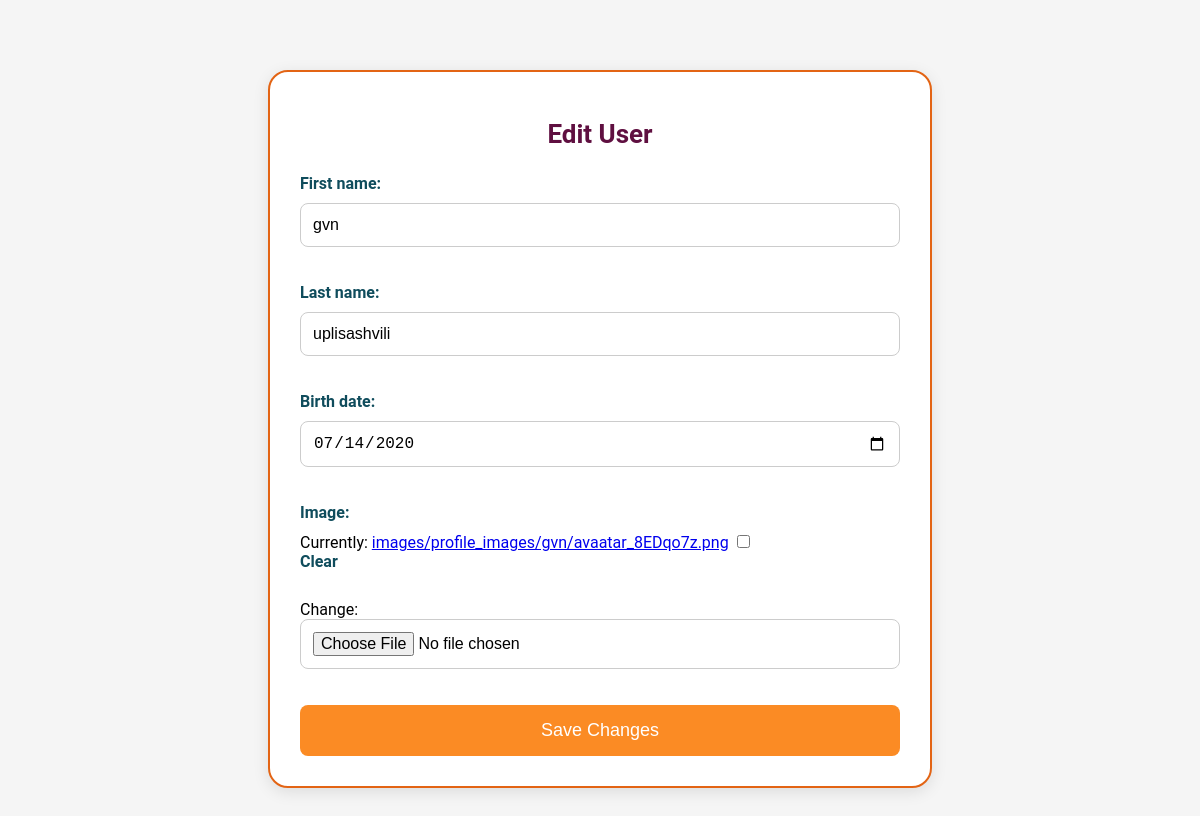
/user/edit/11/, run on the app's committed database.
### users/models.py (models this page shows, shortened)
class CustomUser(models.Model):
    objects = None
    first_name = models.CharField(max_length=100)
    last_name = models.CharField(max_length=100)
    birth_date = models.DateField()
    image = models.ImageField(upload_to=user_directory_path, null=True, blank=True)

### users/views.py (the view)
# urls.py: path('edit/<int:user_id>/', views.edit_user, name='edit_user'),
def edit_user(request, user_id):
    user = get_object_or_404(CustomUser, id=user_id)
    if request.method == 'POST':
        form = CustomUserForm(request.POST, request.FILES, instance=user)
        if form.is_valid():
            form.save()
            return redirect('user_list')
    else:
        form = CustomUserForm(instance=user)
    return render(request, 'users/edit_user.html', {'form': form, 'user': user})

### users/forms.py
class CustomUserForm(forms.ModelForm):
    class Meta:
        model = CustomUser
        fields = ['first_name', 'last_name', 'birth_date', 'image']
        widgets = {
            'birth_date': forms.DateInput(attrs={'type': 'date'}),
            'image': forms.ClearableFileInput(attrs={'clear_checkbox_label': 'Clear', 'initial_text': '', 'input_text': 'Choose file'}),
        }

### templates/users/edit_user.html (shortened to what this page needs)
{% load static %}
<!DOCTYPE html>
<html lang="en">
<head>
    <link rel="stylesheet" href="{% static 'users/edit_user.css' %}">
</head>
<body>
    <div class="container">
        <form method="post" enctype="multipart/form-data">
            <h1>Edit User</h1>
            {{ form.as_p }}
            <button type="submit">Save Changes</button>
        </form>
    </div>
</body>
</html>

### static/users/edit_user.css (style rules this page uses)
body { font-family: 'Roboto', sans-serif; background-color: #f5f5f5; margin: 0; padding: 0; }
.container { padding: 40px 20px; }
form { width: 100%; max-width: 600px; margin: 30px auto; padding: 30px; border: 2px solid #e36414; border-radius: 20px; background: #ffffff; box-shadow: 0 4px 16px rgba(0, 0, 0, 0.1); transition: transform 0.3s ease, box-shadow 0.3s ease; }
form h1 { text-align: center; color: #5f0f40; margin-bottom: 25px; font-size: 26px; font-weight: 700; }
form label { display: block; margin-bottom: 10px; font-weight: bold; color: #0f4c5c; font-size: 16px; }
form input[type="text"], form input[type="date"], form input[type="file"] { width: 100%; padding: 12px; margin-bottom: 20px; border: 1px solid #ccc; border-radius: 8px; box-sizing: border-box; font-size: 16px; transition: border-color 0.3s ease, box-shadow 0.3s ease; }
form button { display: block; width: 100%; padding: 15px; background-color: #fb8b24; color: white; border: none; border-radius: 8px; font-size: 18px; cursor: pointer; transition: background-color 0.3s ease, transform 0.3s ease; margin-top: 10px; }

### data on the page
CustomUser: first_name "gvn", last_name "uplisashvili", birth_date "07/14/2020"
